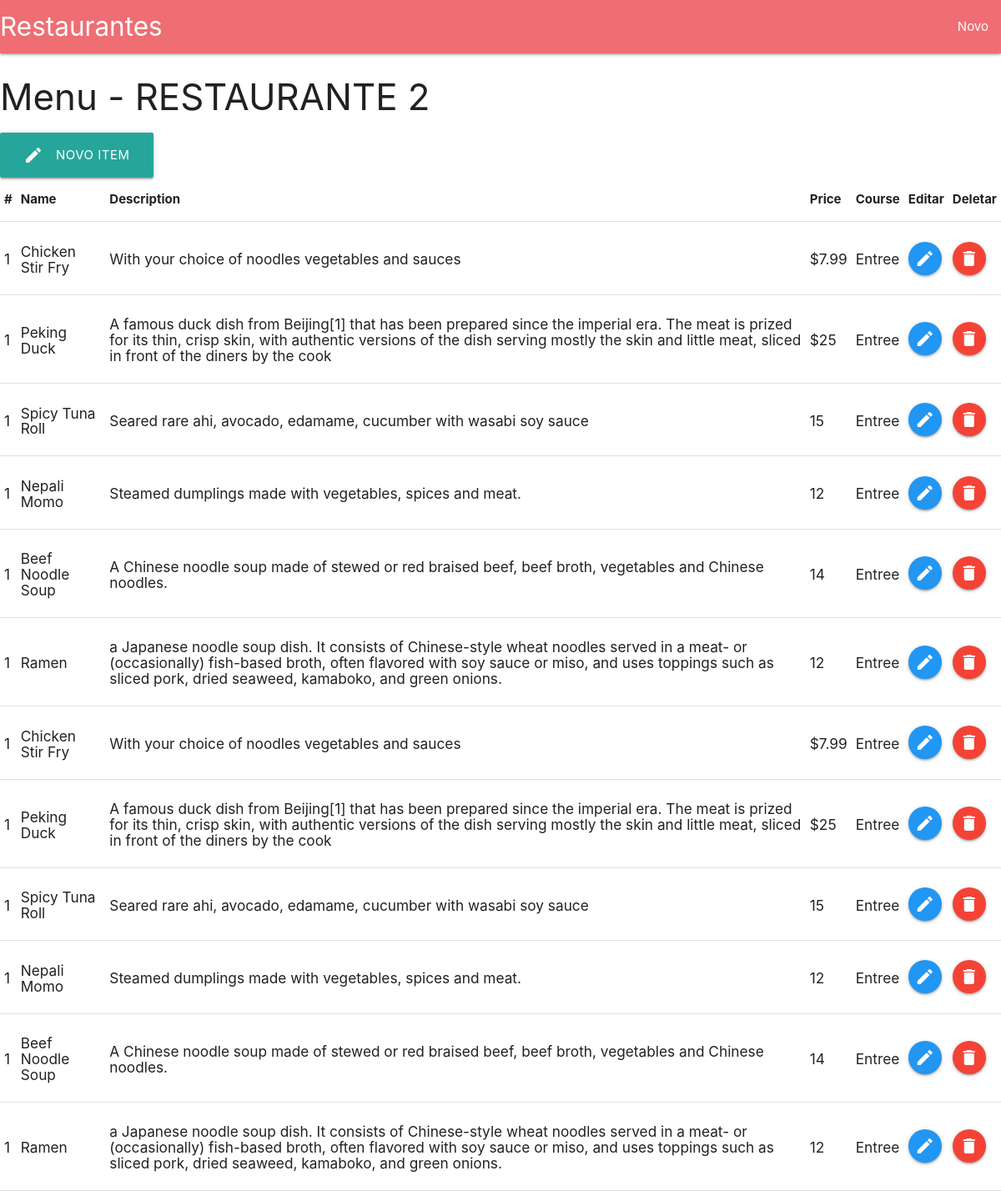
The app's page /restaurant/2/menu/ with its own data.
### database_setup.py (models this page shows)
class Restaurant(Base):
    __tablename__ = 'restaurant'
    id = Column(Integer, primary_key=True)
    name = Column(String(250), nullable=False)

class MenuItem(Base):
    __tablename__ = 'menu_item'
    id = Column(Integer, primary_key=True)
    name = Column(String(80), nullable=False)
    description = Column(String(250))
    price = Column(String(8))
    course = Column(String(250))
    restaurant_id = Column(Integer,ForeignKey('restaurant.id'))
    restaurant = relationship(Restaurant)

### project.py (the view)
@app.route('/restaurant/<int:restaurant_id>/', methods=['GET', 'POST'])
@app.route('/restaurant/<int:restaurant_id>/menu/', methods=['GET', 'POST'])
def showMenu(restaurant_id):
    restaurant = session.query(Restaurant).filter_by(id=restaurant_id).one()
    items = session.query(MenuItem).filter_by(restaurant_id = restaurant.id)
    return render_template('menu.html', restaurant=restaurant, items=items)

### templates/menu.html (shortened to what this page needs)
<!DOCTYPE html>
<html lang="pt-br" dir="ltr">
  <head>
     <link type="text/css" rel="stylesheet" href="/static/css/materialize.min.css"  media="screen,projection"/>
  </head>
  <body>
      <nav>
        <div class="nav-wrapper">
          <a href='{{ url_for('showRestaurant') }}' class="brand-logo">Restaurantes</a>
          <ul id="nav-mobile" class="right hide-on-med-and-down">
            <li><a href='{{ url_for('newRestaurant') }}'>Novo</a></li>
          </ul>
        </div>
      </nav>
      <h3>Menu - {{ restaurant.name }}</h3>
      <a href='{{ url_for('newMenuItem', restaurant_id = restaurant.id )}}' class="waves-effect waves-light btn-large">
        <i class="material-icons left">edit</i>
        Novo Item
      </a>
      <table class="highlight">
        <thead>
          <tr>
              <th>#</th>
              <th>Name</th>
              <th>Description</th>
              <th>Price</th>
              <th>Course</th>
              <th>Editar</th>
              <th>Deletar</th>
          </tr>
        </thead>
        <tbody>
      {% for item in items %}
          <tr>
            <td>
              <h6>{{ 1 }}</h6>
            </td>
            <td>
              <h6>{{ item.name }}</h6>
            </td>
            <td>
              <h6>{{ item.description }}</h6>
            </td>
            <td>
              <h6>{{ item.price }}</h6>
            </td>
            <td>
              <h6>{{ item.course }}</h6>
            </td>
            <td>
              <a class="btn-floating  waves-effect waves-light blue" href='{{ url_for('editMenuItem', restaurant_id = item.restaurant_id, menu_id = item.id ) }}'>
                <i class="material-icons">edit</i>
              </a>
            </td>
            <td>
              <a class="btn-floating  waves-effect waves-light red" href='{{ url_for('deleteMenuItem', restaurant_id = item.restaurant_id, menu_id = item.id ) }}'>
                <i class="material-icons">delete</i>
              </a>
            </td>
          </tr>
        </tbody>
      {% endfor %}
      </table>
    </body>
  </html>

### records on screen
Restaurant: name "RESTAURANTE 2"
MenuItem: value "1", name "Chicken Stir Fry", description "With your choice of noodles vegetables and sauces", price "$7.99", course "Entree"
MenuItem: value "1", name "Peking Duck", description "A famous duck dish from Beijing[1] that has been prepared since the imperial era. The meat is prized for its thin, crisp skin, with authentic versions of the dish serving mostly the skin and little meat, sliced in front of the diners by the cook", price "$25", course "Entree"
MenuItem: value "1", name "Spicy Tuna Roll", description "Seared rare ahi, avocado, edamame, cucumber with wasabi soy sauce", price "15", course "Entree"
MenuItem: value "1", name "Nepali Momo", description "Steamed dumplings made with vegetables, spices and meat.", price "12", course "Entree"
MenuItem: value "1", name "Beef Noodle Soup", description "A Chinese noodle soup made of stewed or red braised beef, beef broth, vegetables and Chinese noodles.", price "14", course "Entree"
MenuItem: value "1", name "Ramen", description "a Japanese noodle soup dish. It consists of Chinese-style wheat noodles served in a meat- or (occasionally) fish-based broth, often flavored with soy sauce or miso, and uses toppings such as sliced pork, dried seaweed, kamaboko, and green onions.", price "12", course "Entree"
MenuItem: value "1", name "Chicken Stir Fry", description "With your choice of noodles vegetables and sauces", price "$7.99", course "Entree"
MenuItem: value "1", name "Peking Duck", description "A famous duck dish from Beijing[1] that has been prepared since the imperial era. The meat is prized for its thin, crisp skin, with authentic versions of the dish serving mostly the skin and little meat, sliced in front of the diners by the cook", price "$25", course "Entree"
MenuItem: value "1", name "Spicy Tuna Roll", description "Seared rare ahi, avocado, edamame, cucumber with wasabi soy sauce", price "15", course "Entree"
MenuItem: value "1", name "Nepali Momo", description "Steamed dumplings made with vegetables, spices and meat.", price "12", course "Entree"
MenuItem: value "1", name "Beef Noodle Soup", description "A Chinese noodle soup made of stewed or red braised beef, beef broth, vegetables and Chinese noodles.", price "14", course "Entree"
MenuItem: value "1", name "Ramen", description "a Japanese noodle soup dish. It consists of Chinese-style wheat noodles served in a meat- or (occasionally) fish-based broth, often flavored with soy sauce or miso, and uses toppings such as sliced pork, dried seaweed, kamaboko, and green onions.", price "12", course "Entree"
